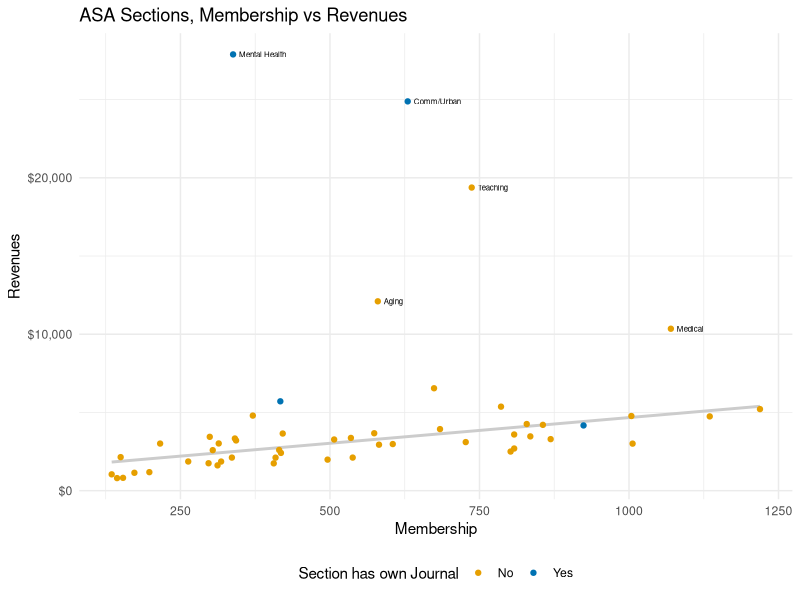
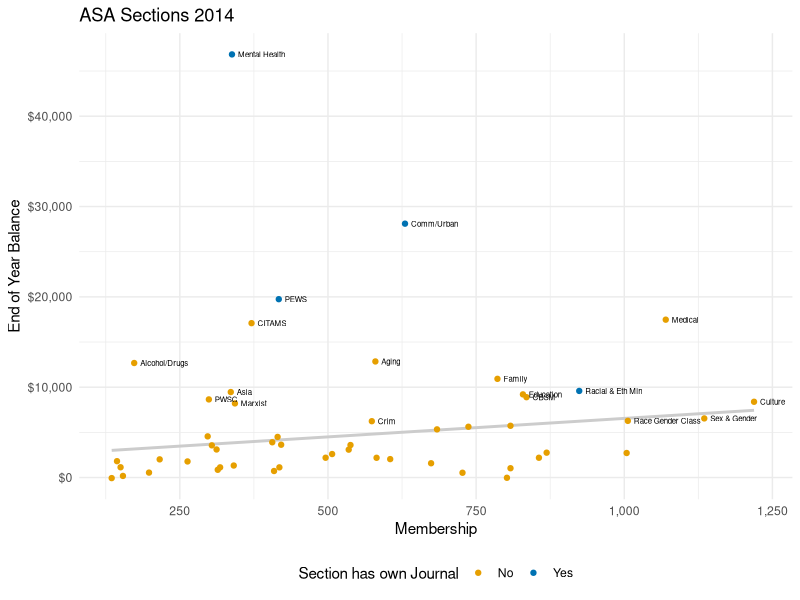
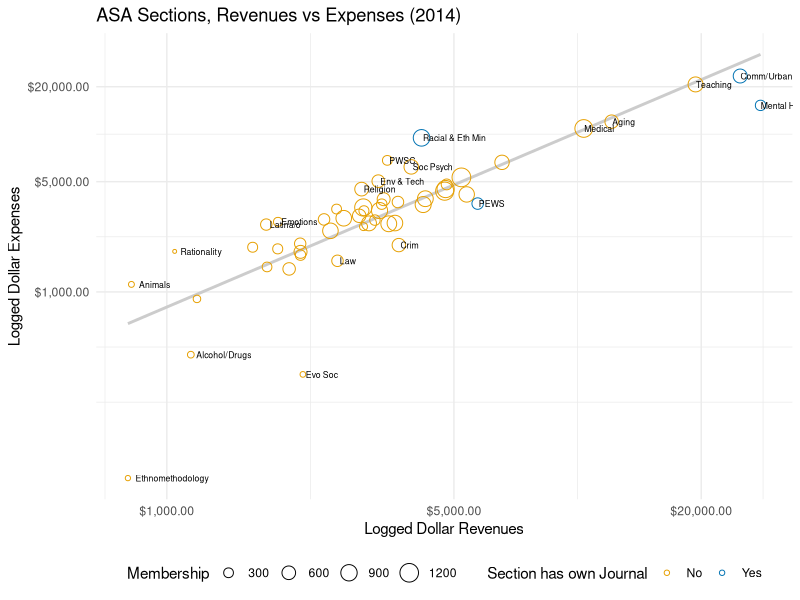
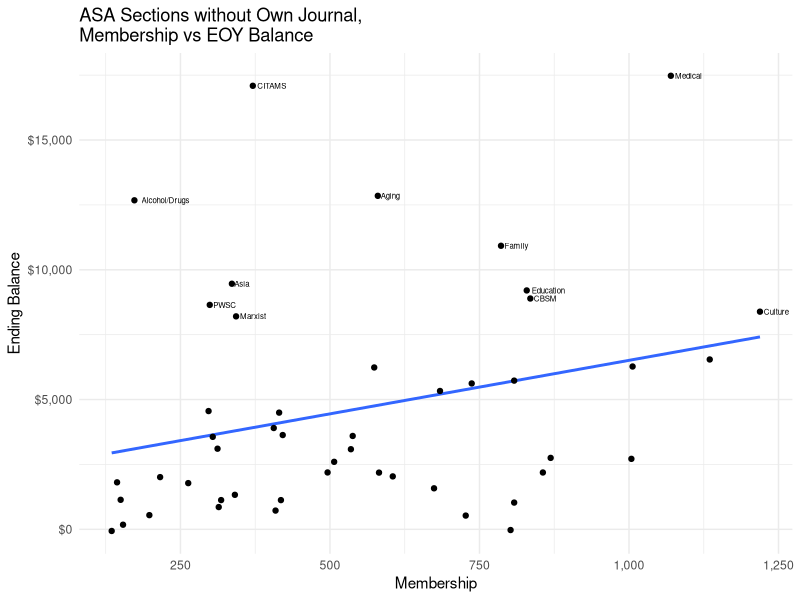

Write the R code that produced these figures, in order. (Note: this script raises an error after producing the figures.)

###--------------------------------------------------
### ASA Section revenues and membership
###--------------------------------------------------

### Revenue data:
### http://www.asanet.org/documents/ASA/pdfs/ASA_2014_Audit.pdf,
### Schedule 3

### Membership data:
### http://www.asanet.org/sections/CountsLastFiveYears.cfm

###----------------------------------------
### Setup
###--------------------------------------------------

library(ggplot2)
library(scales)
library(MASS)
library(stringr)
library(splines)
library(quantreg)


my.colors <- function (palette = "cb") {
    cb.palette <- c("#999999", "#E69F00", "#56B4E9", "#009E73",
                    "#F0E442", "#0072B2", "#D55E00", "#CC79A7")
    rcb.palette <- rev(cb.palette)
    bly.palette <- c("#E69F00", "#0072B2", "#999999", "#56B4E9",
                     "#009E73", "#F0E442", "#D55E00", "#CC79A7")
    if (palette == "cb")
        return(cb.palette)
    else if (palette == "rcb")
        return(rcb.palette)
    else if (palette == "bly")
        return(bly.palette)
    else stop("Choose cb, rcb, or bly ony.")
}

theme_set(theme_minimal())

## Make a "figures" subdirectory if one doesn't exist
ifelse(!dir.exists(file.path("figures")),
       dir.create(file.path("figures")),
       FALSE)

###--------------------------------------------------


###--------------------------------------------------
### Data
###--------------------------------------------------

data <- read.csv("data/asa-section-membership.csv", header=TRUE)
## data$Sname <- str_replace(data$Sname, "Comm/Urban", "Comm\\\nUrban")
## data$Sname <- str_replace(data$Sname, "Mental Health", "Mental\\\nHealth")
## data$Section <- str_replace(data$Section, "\\(.*\\)", "")
data$Sname <- str_trim(data$Sname)


###--------------------------------------------------
### Figures
###--------------------------------------------------

pdf(file="figures/membership-v-revenues.pdf", height=5, width=7)
p <- ggplot(data, aes(x=X2014, y=Revenues, label=Sname))

p + geom_smooth(method = "rlm", se = FALSE,
                color = "gray80") +
    geom_point(aes(color = Journal)) +
    geom_text(data=subset(data, Revenues > 7000),
              size = 2,
              aes(x=X2014+10,
                  hjust = 0,
                  lineheight = 0.7)) +
    scale_y_continuous(labels = dollar) +
    scale_color_manual(values = my.colors("bly")) +
    labs(x="Membership",
         y="Revenues",
         color = "Section has own Journal") +
    theme(legend.position = "bottom") +
    ggtitle("ASA Sections, Membership vs Revenues")
dev.off()



pdf(file="figures/membership-v-balance.pdf", height=5, width=7)
p <- ggplot(data, aes(x=X2014, y=Ending, label=Sname))
p + geom_smooth(method="rlm", se=FALSE, color = "gray80") +
    geom_point(aes(color = Journal)) +
    geom_text(data=subset(data, Ending > 6000),
              size = 2,
              aes(x=X2014+10,
                  hjust = 0,
                  lineheight = 0.7)) +
    scale_y_continuous(labels = dollar) +
    scale_x_continuous(labels = comma) +
    scale_color_manual(values = my.colors("bly")) +
    labs(x="Membership",
         y="End of Year Balance",
         color = "Section has own Journal") +
        theme(legend.position = "bottom") +
    ggtitle("ASA Sections 2014")
dev.off()


pdf(file="figures/revenues-v-expenses.pdf", height=8, width=7, pointsize = 14)
p <- ggplot(data, aes(x=Revenues, y=Expenses, label = Sname))
p + geom_smooth(method="lm", se=FALSE, color = "gray80") +
    geom_point(aes(color = Journal,
                   size = X2014),
               pch = 21) +
    geom_text(data=subset(data, Expenses/Revenues > 1.3 | Expenses/Revenues < 0.7 | Revenues > 10000),
              size = 2.2,
              aes(x = Revenues + 35,
                  hjust = 0,
                  lineheight = 0.7)) +
    scale_color_manual(values = my.colors("bly")) +
    scale_x_continuous(trans = log2_trans(), breaks = c(500, 1000, 5000, 20000) ,
                       labels = dollar) +
    scale_y_continuous(trans = log2_trans(), breaks = c(1000, 5000, 20000),
                       labels = dollar) +
    labs(x="Logged Dollar Revenues",
         y="Logged Dollar Expenses",
         color = "Section has own Journal",
         size = "Membership") +
    theme(legend.position = "bottom") +
    ggtitle("ASA Sections, Revenues vs Expenses (2014)")
dev.off()


pdf(file="figures/membership-v-balance-no-j.pdf", height=8.5, width=10)
p <- ggplot(subset(data, Journal == "No"), aes(x=X2014, y=Ending, label=Sname))
p + geom_smooth(method="lm", se=FALSE) +
    geom_point() +
    geom_text(data=subset(data, Journal == "No" & Ending > 7000),
              size = 2,
              aes(hjust = -0.15)) +
    scale_y_continuous(labels = dollar) +
    scale_x_continuous(labels = comma) +
    labs(x="Membership",
         y="Ending Balance") +
    ggtitle("ASA Sections without Own Journal,\nMembership vs EOY Balance")
dev.off()


pdf(file="figures/eoy-balance.pdf", height=12, width = 10)
p <- ggplot(data, aes(x=Ending, y=reorder(Section, Ending, ordered = TRUE)))

p + geom_vline(color = "gray70") +
    geom_point() +
    scale_x_continuous(labels = dollar) +
    labs(x = "End of Year Balance",
         y = "") + ggtitle("End of Year Balance")
dev.off()


###--------------------------------------------------


###--------------------------------------------------
### Membership Trends
###--------------------------------------------------


library(tidyr)
library(dplyr)

yrs <- colnames(data) %in% paste("X", 2005:2015, sep="")

data.m <- subset(data, select = c("Sname", colnames(data)[yrs]))

data.m <- gather(data.m, Year, Members, X2005:X2015)

## data.m$Year <- as.Date(strptime(str_replace(data.m$Year, "X", ""),
## format="%Y"))

data.m$Year <- as.integer(str_replace(data.m$Year, "X", ""))

trend.tab <- data.m %>% group_by(Year) %>%
    mutate(yr.tot = sum(Members, na.rm=TRUE)) %>%
    group_by(Sname) %>%
    na.omit() %>%
    mutate(Ave = mean(Members, na.rm=TRUE),
           Dif = Members - Ave,
           Pct.All = round((Members/yr.tot*100), 2),
           Age = length(Members)) %>%
    group_by(Sname) %>%
    mutate(Index = (Members / first(Members, order_by = Year))*100,
           AveInd = mean(Index))


index.labs <- trend.tab %>%
    filter(Year == 2015) %>%
    ungroup() %>%
    filter(min_rank(desc(Index)) < 12 | min_rank(desc(Index)) > 44)


index.low <- trend.tab %>%
    filter(Year == 2015) %>%
    ungroup() %>%
    filter(min_rank(Index) < 12)


index.high <- trend.tab %>%
    filter(Year == 2015) %>%
    ungroup() %>%
    filter(min_rank(desc(Index)) < 12)




ind.all <- trend.tab$Sname %in% index.labs$Sname
ind.low <- trend.tab$Sname %in% index.low$Sname
ind.high <- trend.tab$Sname %in% index.high$Sname


trend.tab$Track.all <- ind.all
trend.tab$Track.low <- ind.low
trend.tab$Track.high <- ind.high



pdf(file="figures/sections-estd-index-decline.pdf", height=7, width=10)

p <- ggplot(subset(trend.tab, Age==11 & AveInd < 105),
            aes(x=Year, y=Index, group=Sname, color = Track.low))

p + geom_smooth(method = "rqss", formula = y ~ qss(x), se = FALSE) +
    geom_hline(yintercept = 100) +
    geom_text(data=subset(index.low, Age==11 & AveInd < 105),
              aes(x=Year+0.2, y=Index+rnorm(1, sd=0.8),
                  label=Sname,
                  lineheight=0.8),
              hjust = 0,
              color = "black",
              size = 2.9) +
    expand_limits(x = c(2005:2016)) +
    scale_color_manual(values = my.colors("bly")[c(3, 1)]) +
    scale_x_continuous(breaks = c(seq(2005, 2015, 3))) +
    guides(color = FALSE) +
    ggtitle("Declining Sections. 2005 = 100")

credit("Smoothed estimator. Excludes sections founded since 2005.")

dev.off()



pdf(file="figures/sections-estd-index-rise.pdf", height=7, width=10)

p <- ggplot(subset(trend.tab, Age==11 & AveInd > 104),
            aes(x=Year, y=Index, group=Sname, color = Track.high))

p + geom_smooth(method = "rqss", formula = y ~ qss(x), se = FALSE) +
    geom_hline(yintercept = 100) +
    geom_text(data=subset(index.high, Age==11 & AveInd > 104),
              aes(x=Year+0.2, y=Index,
                  label=Sname,
                  lineheight=0.8),
              hjust = 0,
              color = "black",
              size = 2.9) +
    expand_limits(x = c(2005:2016)) +
    scale_color_manual(values = my.colors("bly")[c(3, 1)]) +
    scale_x_continuous(breaks = c(seq(2005, 2015, 3))) +
    guides(color = FALSE) +
    ggtitle("Rising Sections. 2005 = 100")

credit("Smoothed estimator. Excludes sections founded since 2005.")

dev.off()



index.sub <- trend.tab %>%
    filter(Year == 2015 & Age < 10)



pdf(file="figures/sections-new-index-growth.pdf", height=6, width=8)
p <- ggplot(subset(trend.tab, Age<10), aes(x=Year, y=Members, group=Sname))
p + geom_line(color = my.colors("bly")[2]) +
    geom_text(data=subset(index.sub),
              aes(x=Year, y=Members,
                  label=Sname,
                  lineheight=0.6),
              hjust = 0,
              color = "black",
              size = 3) +
    expand_limits(x = c(2008:2016)) +
    scale_x_continuous(breaks = c(seq(2008, 2015, 3))) +
    guides(color = FALSE) +
    ggtitle("ASA Sections Founded Since 2005")
## credit("Smoothed Estimator.")
dev.off()

pdf(file = "figures/sections-faceted.pdf", height = 12, width = 10)
ind <- trend.tab %>%
    group_by(Sname) %>%
    summarize(Ave = mean(Members, na.rm =TRUE)) %>%
    mutate(Rank = order(Ave, decreasing = TRUE))

trend.tab$Sname2 <- factor(trend.tab$Sname,
                           levels = ind$Sname[ind$Rank],
                           ordered = TRUE)


p <- ggplot(trend.tab, aes(x=Year, y=Members, group=Sname2))
p + geom_line(color=my.colors("bly")[2]) +
    scale_x_continuous(breaks = c(seq(2005, 2015, 4))) +
    facet_wrap(~ Sname2, ncol = 7)
credit("Excludes sections founded since 2005.")

dev.off()


plot.section <- function(section="Culture",
                         x = "Year",
                         y = "Members",
                         data = trend.tab,
                         smooth=FALSE){

    ## Note use of aes_string() rather than aes() to pass arguments to
    ## ggplot inside a function
    p <- ggplot(subset(data, Sname2==section),
            aes_string(x=x, y=y))

    if(smooth == TRUE) {
        p0 <- p + geom_smooth(color = my.colors("bly")[2],
                              size = 1.2,
                              method = "lm",
                              formula = y ~ ns(x, 3)) +
            scale_x_continuous(breaks = c(seq(2005, 2015, 4))) +
            ggtitle(section)
    } else {

    p0 <- p + geom_line(color=my.colors("bly")[2], size=1.2) +
        scale_x_continuous(breaks = c(seq(2005, 2015, 4))) +
        ggtitle(section)

    }

    print(p0)

}


plot.section("Rationality")

plot.section("OOW", smooth = TRUE)

plot.section("Crim")
